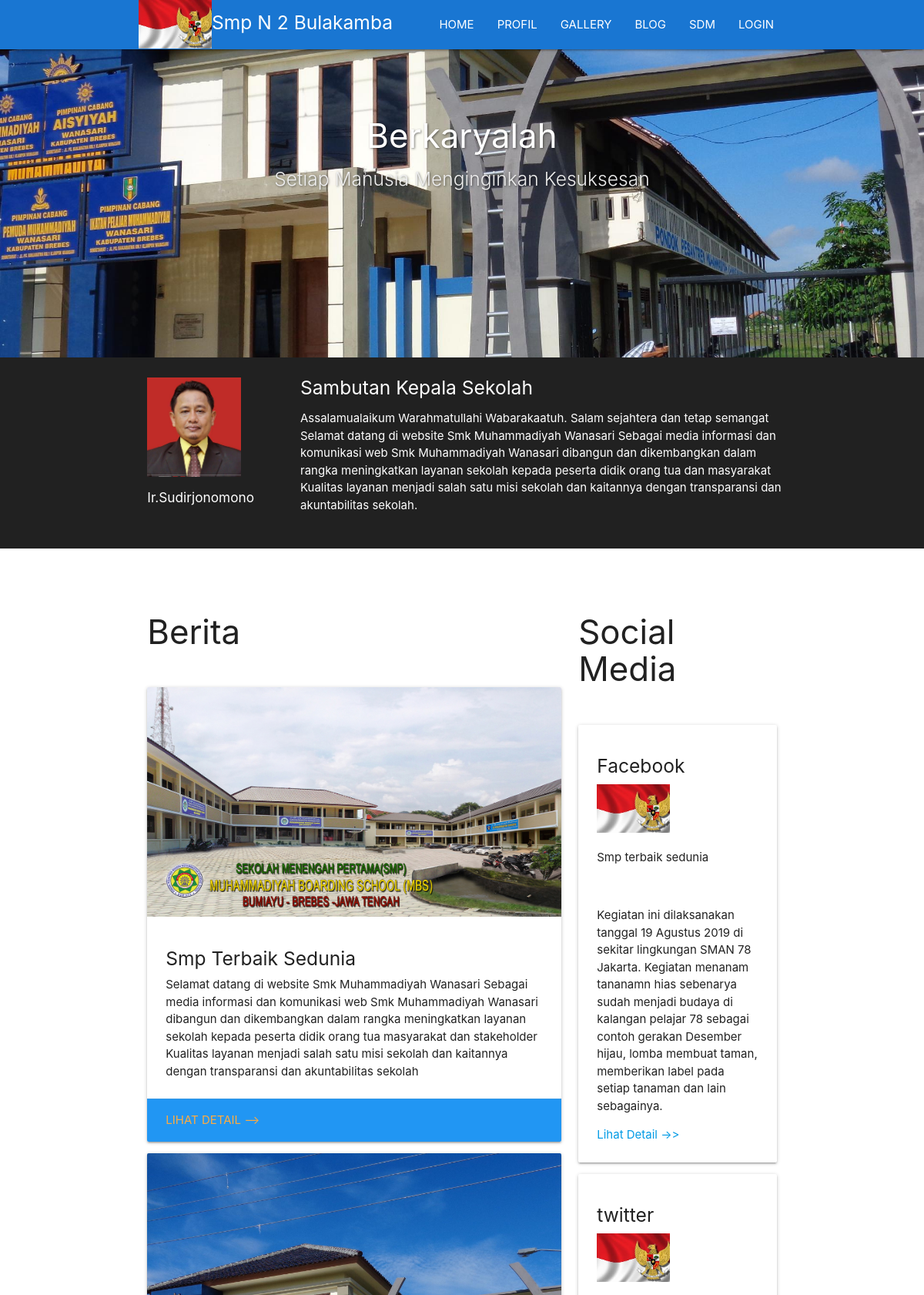
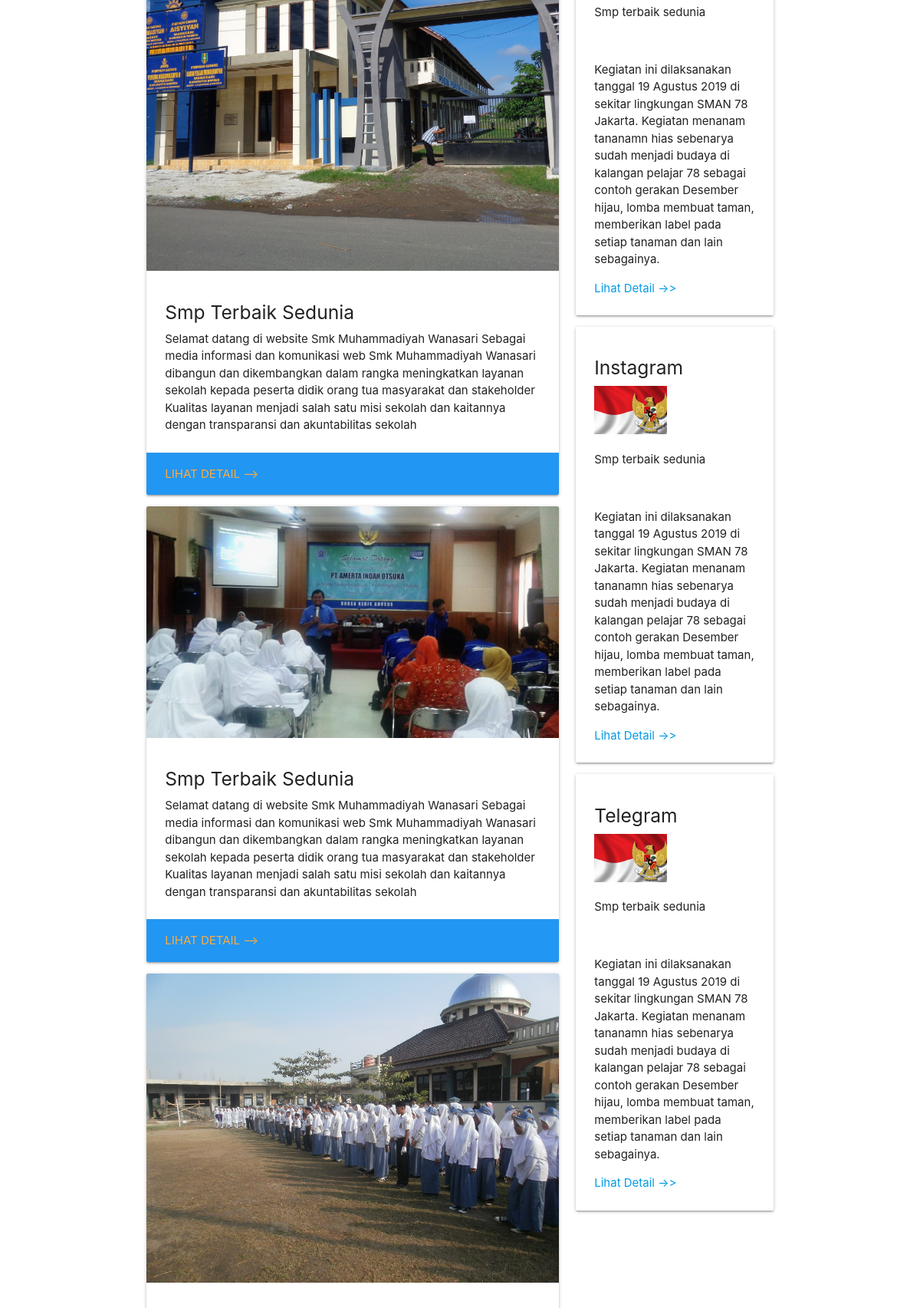
The page / (upper part) on the database its author committed (2 pictures, top to bottom).
### tables this page shows
CREATE TABLE `home` (
  `id` int(100) NOT NULL,
  `judul_slogan` varchar(200) NOT NULL,
  `isi_slogan` varchar(200) NOT NULL,
  `gambar_slogan` varchar(200) NOT NULL
);

CREATE TABLE `kepsek` (
  `id` int(11) NOT NULL,
  `nama` varchar(200) NOT NULL,
  `sambutan` varchar(500) NOT NULL,
  `foto_kepsek` varchar(200) NOT NULL
);

CREATE TABLE `berita` (
  `id` int(100) NOT NULL,
  `judul_berita` varchar(200) NOT NULL,
  `isi_berita` varchar(2000) NOT NULL,
  `gambar` varchar(200) NOT NULL
);

### index.php (the view, shortened to what this page needs)
<?php
	require "function/functions.php";
?>
<!DOCTYPE html>
<html>
	<head>
	<link type="text/css" rel="stylesheet" href="assets/css/materialize.min.css"  media="screen,projection"/>
	<link rel="stylesheet" type="text/css" href="assets/css/style.css">
	</head>
<body >
	<div class="navbar-fixed">
    <nav class="blue darken-2">
    <div class="container">
	     <div class="nav-wrapper">
	     	<img src="assets/img/images.jfif" width="95">
	        <a href="#!" class="brand-logo"><h5>Smp N 2 Bulakamba</h5></a>
	        <ul class="right hide-on-med-and-down">
		     	<li><a href="index.php">HOME</a></li>
			    <li><a href="?page=profil">PROFIL</a></li>
			    <li><a href="?page=galeri">GALLERY</a></li>
			    <li><a href="?page=blog">BLOG</a></li>
			    <li><a href="?page=sdm">SDM</a></li>
				<li><a href="login.php">LOGIN</a></li>
	        </ul>
	      </div>
		</div>
    </nav>
    </div>
     <div class="slider">
	    <ul class="slides">
	    	<?php
				$query = mysqli_query($conn, "select * from home ");
				while ($data = mysqli_fetch_assoc($query)) {
			?>
	      <li>
	        <img src="assets/img/slogan/<?php echo $data['gambar_slogan'] ?>">
	        <div class="caption center-align">
	          <h3><?=$data['judul_slogan'] ?></h3>
	          <h5 class="light grey-text text-lighten-3"><?=$data['isi_slogan'] ?></h5>
	        </div>
	      </li>
		  <?php } ?>
	    </ul>
	</div>
     <?php
		 @$page = $_GET['page'];
		 @$aksi = $_GET['aksi'];
		 if($page == "profil") {
		 	if ($aksi == "") {
		 		include "profil.php";
		 	}
		 }else if($page == "") {
		 	include "home.php";
		 }else if($page == "galeri") {
		 	if ($aksi == "") {
		 		include "galeri.php";
		 	}
		 }else if($page == "blog") {
		 	if($aksi == "") {
		 		include "blog.php";
		 	}
		 }else if($page == "sdm") {
		 	if($aksi == "") {
		 		include "sdm.php";
		 	}
		 }
     ?>
</body>
</html>

### home.php (shortened to what this page needs)
<!DOCTYPE html>
<html>
	<head>
	<link type="text/css" rel="stylesheet" href="css/materialize.min.css"  media="screen,projection"/>
	<link rel="stylesheet" type="text/css" href="css/style.css">
	</head>
<body >
	<?php
		$query = mysqli_query($conn, "select * from kepsek ");
		$data = mysqli_fetch_assoc($query);
	?>
	<section  id="about" class="aboutArea grey darken-4">
	<div class="container">
		<div class="row" >
			<div class="col m3 light">
				<img class="center" src="assets/img/kepalasekolah/<?php echo $data['foto_kepsek'] ?>" width="65%">
				<h6 class="white-text"><?=$data['nama'] ?></h6>
			</div>
				<h5 class="white-text">Sambutan Kepala Sekolah</h5>
				<p class="white-text"><?=$data['sambutan'] ?></p>
			</div>
		</div>
		</section><br/><br/>
		<section  id="berita" class="berita">
			<div class="container">
				<div class="row">
				<div class="col s12 m8">
				<h3>Berita</h3><br/>
					<?php
						$query = mysqli_query($conn, "select * from berita ");
						while ($data = mysqli_fetch_assoc($query)) {
					?>
			    <div class="card vertical">
			      <div class="card-image">
			        <img src="assets/img/berita/<?php echo $data['gambar'] ?>" width="30%">
			      </div>
			      <div class="card-stacked">
			        <div class="card-content">
			        	<h5><?=$data['judul_berita'] ?></h5>
			        	<p><?=$data['isi_berita'] ?></p>
			        </div>
			        <div class="card-action blue">
			          <a href="#" class="center blue" >Lihat Detail --></a>
					      </div>
					  </div>
					</div>
				<?php } ?>
				</div>
				<div class="col m4 s12">
				<h3>Social Media</h3><br/>
    				<div class="card-panel ">
				<h5>Facebook</h5>
				<img src="assets/img/images.jfif" width="95">
					<p>Smp terbaik sedunia</p><br/>
					<p>Kegiatan ini dilaksanakan tanggal 19 Agustus 2019 di sekitar lingkungan SMAN 78 Jakarta. Kegiatan menanam tananamn hias sebenarya sudah menjadi budaya di kalangan pelajar 78 sebagai contoh gerakan Desember hijau, lomba membuat taman, memberikan label pada setiap tanaman dan lain sebagainya.</p>
				<div class="card-action">
		          <a href="#">Lihat Detail ->></a>
		        </div>
				</div>
					<div class="card-panel ">
				<h5>twitter</h5>
				<img src="assets/img/images.jfif" width="95">
					<p>Smp terbaik sedunia</p><br/>
					<p>Kegiatan ini dilaksanakan tanggal 19 Agustus 2019 di sekitar lingkungan SMAN 78 Jakarta. Kegiatan menanam tananamn hias sebenarya sudah menjadi budaya di kalangan pelajar 78 sebagai contoh gerakan Desember hijau, lomba membuat taman, memberikan label pada setiap tanaman dan lain sebagainya.</p>
				<div class="card-action">
		          <a href="#">Lihat Detail ->></a>
		        </div>
				</div>
					<div class="card-panel ">
				<h5>Instagram</h5>
				<img src="assets/img/images.jfif" width="95">
					<p>Smp terbaik sedunia</p><br/>
					<p>Kegiatan ini dilaksanakan tanggal 19 Agustus 2019 di sekitar lingkungan SMAN 78 Jakarta. Kegiatan menanam tananamn hias sebenarya sudah menjadi budaya di kalangan pelajar 78 sebagai contoh gerakan Desember hijau, lomba membuat taman, memberikan label pada setiap tanaman dan lain sebagainya.</p>
				<div class="card-action">
		          <a href="#">Lihat Detail ->></a>
		        </div>
				</div>
					<div class="card-panel ">
				<h5>Telegram</h5>
				<img src="assets/img/images.jfif" width="95">
					<p>Smp terbaik sedunia</p><br/>
					<p>Kegiatan ini dilaksanakan tanggal 19 Agustus 2019 di sekitar lingkungan SMAN 78 Jakarta. Kegiatan menanam tananamn hias sebenarya sudah menjadi budaya di kalangan pelajar 78 sebagai contoh gerakan Desember hijau, lomba membuat taman, memberikan label pada setiap tanaman dan lain sebagainya.</p>
				<div class="card-action">
		          <a href="#">Lihat Detail ->></a>
		        </div>
				</div>
			</div>
			</div>
		</div>
	</section>
</body>
</html>

### assets/css/style.css (style rules this page uses)
.slider h3, .slider h5, .jumlahsiswa h3 { text-shadow: 1px 1px 3px rgba(0,0,0,0.5); }
section { padding: 10px 0; }

### rows shown on the page
home: judul_slogan "Berkaryalah", isi_slogan "Setiap Manusia Menginginkan Kesuksesan"
kepsek: foto_kepsek (picture), nama "Ir.Sudirjonomono", sambutan "Assalamualaikum Warahmatullahi Wabarakaatuh. Salam sejahtera dan tetap semangat Selamat datang di website Smk Muhammadiyah Wanasari Sebagai media informasi dan komunikasi web Smk Muhammadiyah Wanasari dibangun dan dikembangkan dalam rangka meningkatkan layanan sekolah kepada peserta didik orang tua dan masyarakat Kualitas layanan menjadi salah satu misi sekolah dan kaitannya dengan transparansi dan akuntabilitas sekolah."
berita: gambar (picture), judul_berita "Smp Terbaik Sedunia", isi_berita "Selamat datang di website Smk Muhammadiyah Wanasari Sebagai media informasi dan komunikasi web Smk Muhammadiyah Wanasari dibangun dan dikembangkan dalam rangka meningkatkan layanan sekolah kepada peserta didik orang tua masyarakat dan stakeholder Kualitas layanan menjadi salah satu misi sekolah dan kaitannya dengan transparansi dan akuntabilitas sekolah"
berita: gambar (picture), judul_berita "Smp Terbaik Sedunia", isi_berita "Selamat datang di website Smk Muhammadiyah Wanasari Sebagai media informasi dan komunikasi web Smk Muhammadiyah Wanasari dibangun dan dikembangkan dalam rangka meningkatkan layanan sekolah kepada peserta didik orang tua masyarakat dan stakeholder Kualitas layanan menjadi salah satu misi sekolah dan kaitannya dengan transparansi dan akuntabilitas sekolah"
berita: gambar (picture), judul_berita "Smp Terbaik Sedunia", isi_berita "Selamat datang di website Smk Muhammadiyah Wanasari Sebagai media informasi dan komunikasi web Smk Muhammadiyah Wanasari dibangun dan dikembangkan dalam rangka meningkatkan layanan sekolah kepada peserta didik orang tua masyarakat dan stakeholder Kualitas layanan menjadi salah satu misi sekolah dan kaitannya dengan transparansi dan akuntabilitas sekolah"
berita: gambar (picture)
